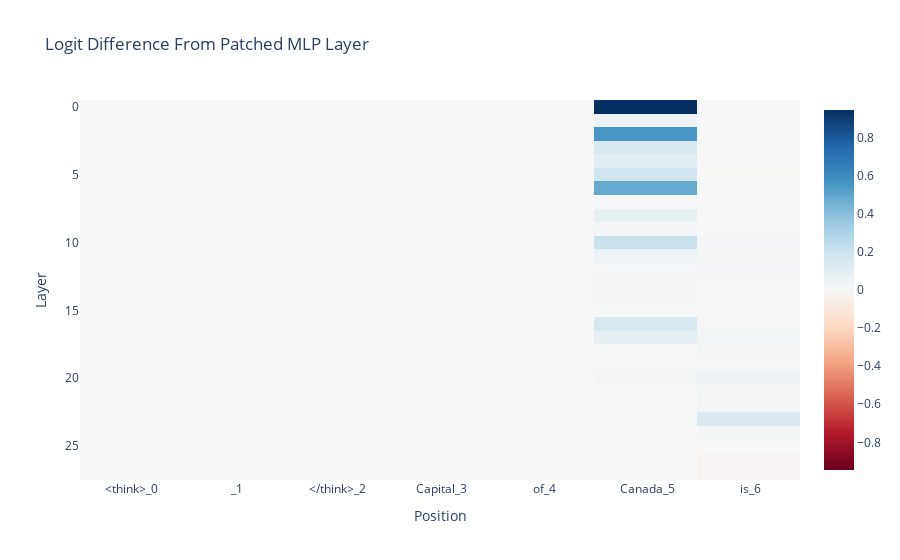

Notebook source saved alongside this figure:
### Code cell
imshow(
    patched_mlp_diff_mean,
    x=prompt_position_labels,
    title="Logit Difference From Patched MLP Layer",
    labels={"x": "Position", "y": "Layer"},
)

### Figure 1 — Plotly figure (JSON) as saved in the notebook; plotly's stock layout.template omitted (floating-point values rounded to 4 significant figures; data arrays with more than 128 entries replaced by an {"elided": "..."} marker saying what was removed)
{"data": [{"coloraxis": "coloraxis", "hovertemplate": "Position: %{x}<br>Layer: %{y}<br>color: %{z}<extra></extra>", "name": "0", "type": "heatmap", "x": ["<think>_0", "\n\n_1", "</think>_2", " Capital_3", " of_4", " Canada_5", " is_6"], "xaxis": "x", "yaxis": "y", "z": {"elided": "28x7 float values"}}], "layout": {"coloraxis": {"cmid": 0, "colorscale": [[0, "rgb(103,0,31)"], [0.1, "rgb(178,24,43)"], [0.2, "rgb(214,96,77)"], [0.3, "rgb(244,165,130)"], [0.4, "rgb(253,219,199)"], [0.5, "rgb(247,247,247)"], [0.6, "rgb(209,229,240)"], [0.7, "rgb(146,197,222)"], [0.8, "rgb(67,147,195)"], [0.9, "rgb(33,102,172)"], [1, "rgb(5,48,97)"]]}, "title": {"text": "Logit Difference From Patched MLP Layer"}, "xaxis": {"anchor": "y", "constrain": "domain", "domain": [0, 1], "scaleanchor": "y", "title": {"text": "Position"}}, "yaxis": {"anchor": "x", "autorange": "reversed", "constrain": "domain", "domain": [0, 1], "title": {"text": "Layer"}}}}
